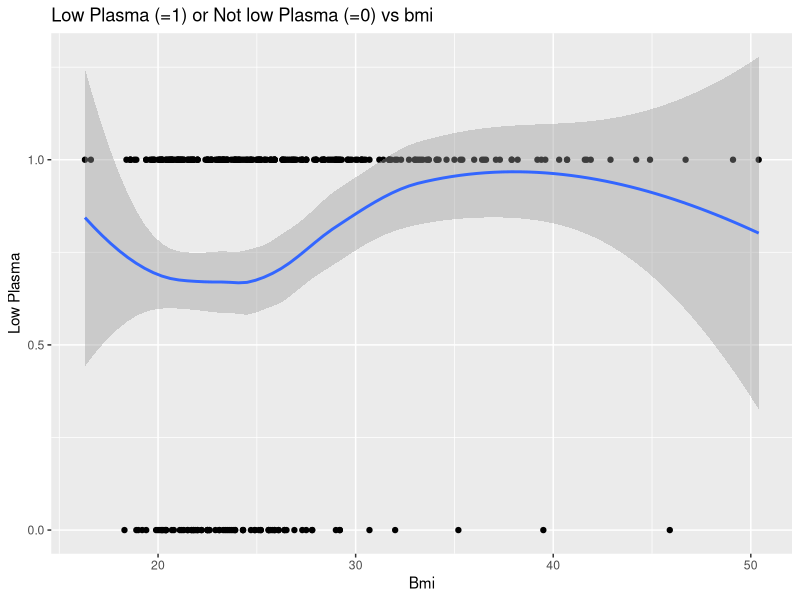
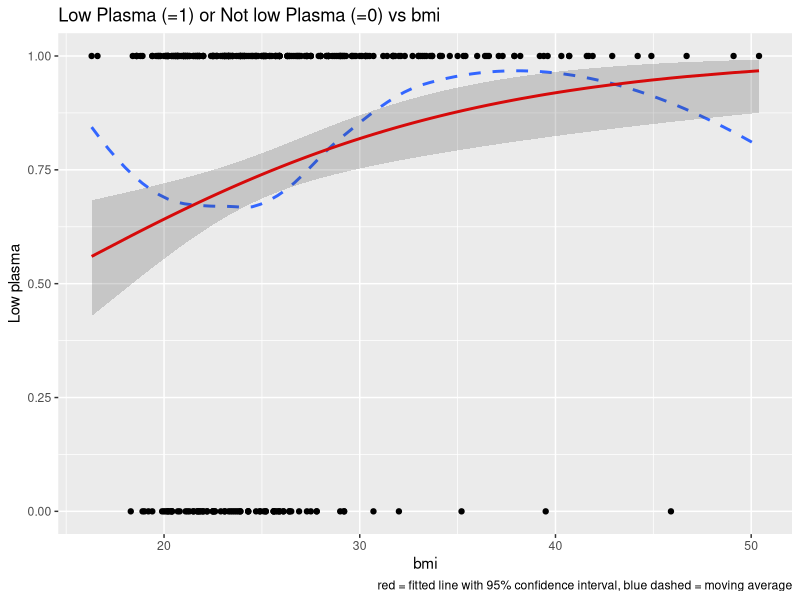
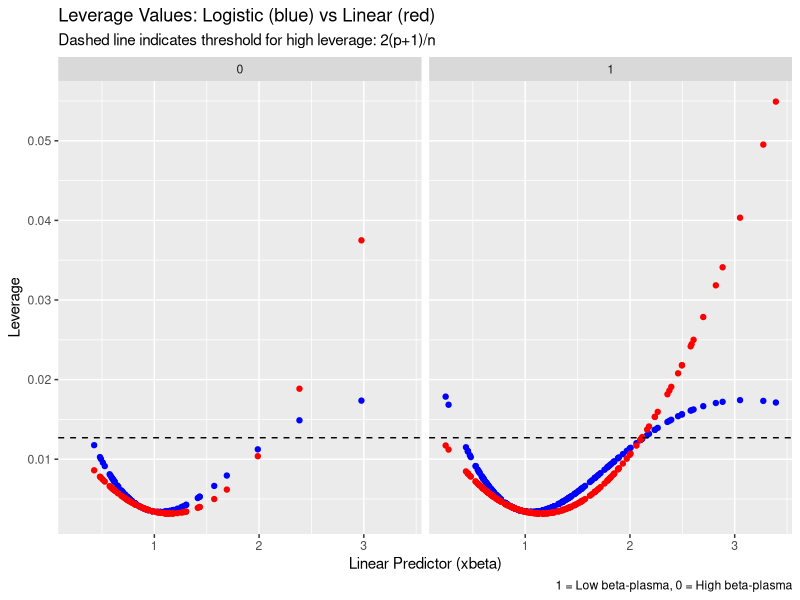
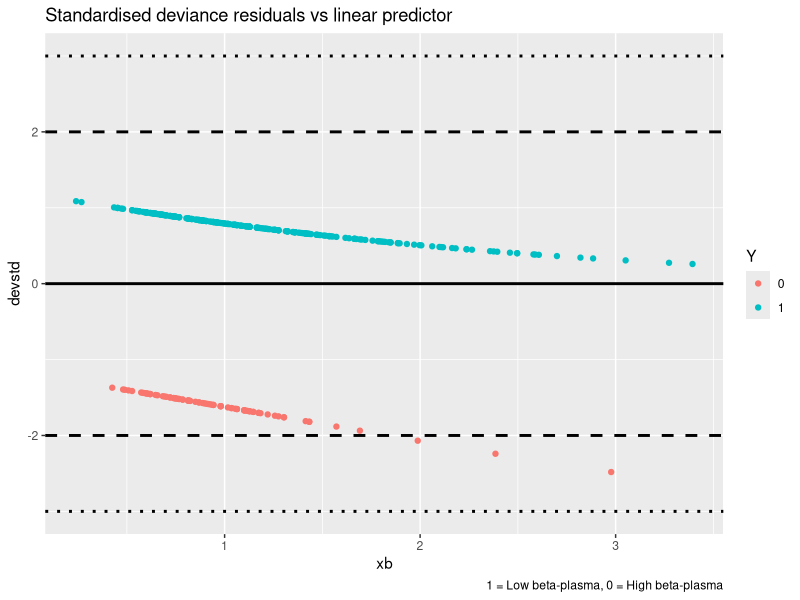
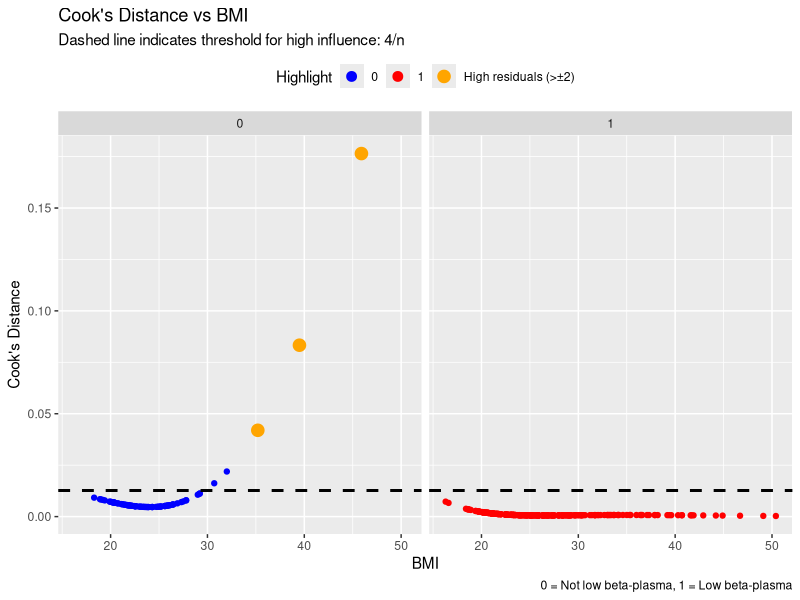
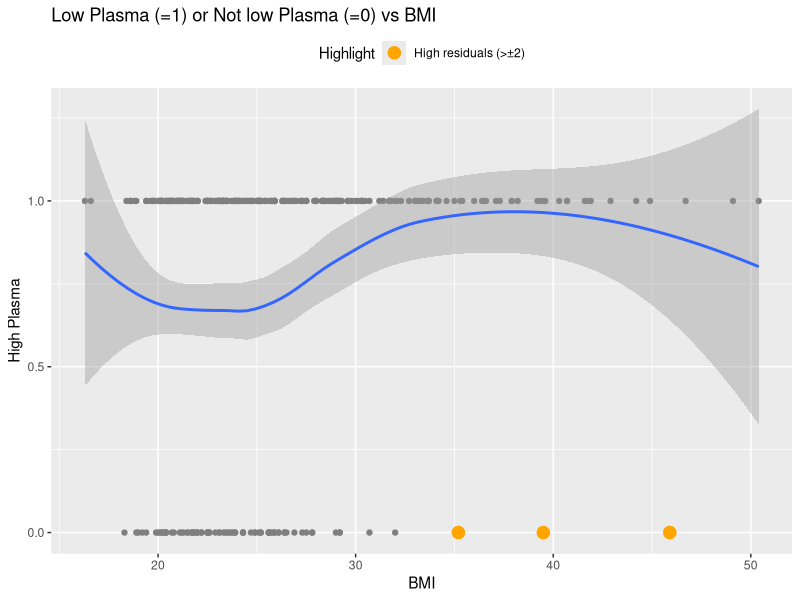

Recreate these plots in R, in order. (Note: this script raises an error after producing the figures.)
library(readxl)
library(tidyverse)
library(car)
library(ggplot2)
library(dplyr)
library(tidyr)
library(caret)
library(pROC)
data <- read_excel("Data/carotene.xlsx")
summary(data)

# From Project_1
# ---------------------------------------------------------------------------------------------------
# Turn the categorical variables into factor variables and pick suitable reference categories for them

data <- data %>%
  mutate(smokstat = factor(smokstat,
                           levels = c(1, 2, 3),
                           labels = c("Never", "Former", "Current")))

data <- data %>%
  mutate(sex = factor(sex,
                      levels = c(1, 2),
                      labels = c("Male", "Female")))
# Set baseline
data$sex <- relevel(data$sex, ref = "Female")

data <- data %>%
  mutate(vituse = factor(vituse,
                         levels = c(1, 2, 3),
                         labels = c("Often", "Rarely", "Never")))

# Set baseline
data$vituse <- relevel(data$vituse, ref = "Never")

# Linear model with all variables
Full_Linear_Model <- lm(log(betaplasma) ~ bmi + age + calories + 
                          fat + cholesterol + fiber + alcohol + betadiet + 
                          smokstat + sex + vituse, data = data)


# 1(a). ---------------------------------------------------------------------------------------------
# We will now focus on whether the concentration of plasma β-carotene is low, or not, and
# model the probability of having a low plasma β-carotene concentration as a function of the
# background and/or dietary variables. In order to do this we need a suitable cut-off value. We
# will use one that has been identified as suitable for separating between high or low risk of
# developing certain medical conditions.

# The cut-off value has been reported as 0.42 μmol/l (micromoles per litre). Unfortunately, our
# data is from 1989 when concentrations where expressed as ng/ml (nanograms per millilitre)1

# Read up on Mole (unit) on Wikipedia, especially under Molar mass and Molar concentration.
# Then find the molar mass (or molecular weight) for β-carotene expressed as g/mol. Use the
# molar mass to translate the cut-off value 0.42 μmol/l into a ng/ml. Sanity check: the correct
# answer, a, lies in the neighborhood of the upper quartile of the plasma β-carotene values in
# the dataset.



# Molar mass = 536.9 g/mol
# Source: https://pubchem.ncbi.nlm.nih.gov/compound/Beta-Carotene

# Molar mass * molar concentration = [g/mol] * [mol/l] = [g / l]
# 536.9 * 0.42 * e-6 = 0,000225498 g/l = 225 498 ng/l = 225,5 ng/ml

# Sanity check: Compare with upper quantile value from the data - should be in
# the same region: 
#       3rd Qu.: 230.0  
#       => Ok! 










#1(b). ---------------------------------------------------------------------------------------------
# Create a new variable, lowplasma_01, that is 1 when betaplasma < a ng/ml, and 0
# otherwise. In order to make it easier to colour code the observations according to low or
# high plasma β-carotene, as well as producing confusion matrices, it will be convenient to also
# create a separate factor version of this variable:


data |> mutate(
  lowplasma_01 = as.numeric(betaplasma < 225.5),
  lowplasma_hl = factor(lowplasma_01,
                        levels = c(0, 1),
                        labels = c("high", "low"))) -> data  

#Testplot endast:
#ggplot(data, aes(x = vituse, y = lowplasma_01)) +
#  geom_point() +
#  xlab("Vitamin usage") +
#  ylab("High or Low Betaplasma") +
#  labs(title = "High BetaPlasma (=0) or Low Betaplasma (=1) vs Vitamin Usage") 

# Present the number of observations that have "low" and "high" plasma-β
table(data$lowplasma_01)
# 0   1 
# 80 235 

#Present the proportion with "low" concentration, as a percentage.
# 235/315 = 0.746 = 74.6%




#1(c). -----------------------------------------------------------------------------
# Start by examining the relationship between low plasma β-carotene and vitamin 
# use by counting the number of observations for all combinations, using count, 
# and then transform the result into a wide format with pivot_wider(), resulting
# in a 3 × 2-table:

# Calculate the probabilities and the corresponding odds for having low plasma β-carotene
# for each of the three vitamin use categories, and add them to the table (mutate()). Also
# calculate the odds ratios for each of the categories, compared to a suitable reference category,
# and add them to the table, Table.1(c)


data |> count(vituse, lowplasma_hl) |>
  pivot_wider(id_cols = vituse,
              names_from = lowplasma_hl,
              values_from = n) |>
  mutate(p_low = low / (low + high )) |>
  mutate(odds_low = p_low / (1 - p_low)) |>
  mutate(odds_ratio = odds_low / odds_low[vituse == "Never"] )

# SaraS kommentar: 
# Eftersom |> används (istället för ->) sparas detta bara 
# tillfälligt i minnet och inte i datan, syns alltså ej om man kör glimpse(data)-
# Notera också att jag valde "No"-kategoerin som referens för odds ratio (OR), 
# dvs. ingen vitaminanvändning är referens
# p_low ovanför är förkortning av probability_low





# 1(d). ------------------------------------------------------------------------------------------------

# Fit a logistic regression model, Model.1(d), for lowplasma_01 or lowplasma_hl 
# with vituse as explanatory variable. Present the β-estimates, the e^β -estimates 
# and their profile likelihood based 95 % confidence intervals. Identify these estimates with the corresponding
# values in Table.1(c), and express the odds and the probabilities for each of the categories as
# functions of the β-parameters.

Logistic_Model_Vituse <- glm(lowplasma_01 ~ vituse, family = "binomial", data = data)

summary(Logistic_Model_Vituse)

cbind(beta = coef(Logistic_Model_Vituse),
      expbeta = exp(Logistic_Model_Vituse$coefficients),
      exp(confint(Logistic_Model_Vituse))) |>
  round(digits = 4)

# The full model in vector form:
# p_i = e^(x_i*β)/(1 + e^(x_i*β))

#This is the full model:
# p_i = e^(β_0 + x_1i*β_1 + x_2i*β_2)/(1 + e^(β_0 + x_1i*β_1 + x_2i*β_2))

#From Table.1(d): 
# e^(β_0) = 7.54 = Odds for reference category, Never
# e^(β_0 + β_1) = 7.54 * 0.219 = Odds for category 'Often' 
# e^(β_0 + β_2) = 7.54 * 0.3853 = Odds for category 'Rarely' 

Odds_Never <- exp(Logistic_Model_Vituse$coefficients["(Intercept)"])
Odds_Often <- exp(Logistic_Model_Vituse$coefficients["(Intercept)"] + Logistic_Model_Vituse$coefficients["vituseOften"])
Odds_Rarely <- exp(Logistic_Model_Vituse$coefficients["(Intercept)"] + Logistic_Model_Vituse$coefficients["vituseRarely"])

#Probabilities 
# p = odds / (1 + odds)
p_Never <- Odds_Never / (1 + Odds_Never)
p_Often <- Odds_Often / (1 + Odds_Often)
p_Rarely <- Odds_Rarely / (1 + Odds_Rarely)

#Tabulated!
table_1d <- cbind(
  OddsRatio = c(Odds_Never, Odds_Often, Odds_Rarely),
  Probabilities = c(p_Never, p_Often, p_Rarely)) |>
  round(digits = 4)

rownames(table_1d) <- c("Never", "Often", "Rarely")
table_1d


# Use the regression model to calculate the linear predictor, the odds, and the probability of
# having a low plasma β-carotene concentration, together with their respective 95 % confidence intervals, for each of the three vitamin use categories. Compare the result with the
# probabilities in Table.1(c).


# Intervals for Beta
# Intervals for Odds and Odds ratio (e^β)
cbind(beta_hat = coef(Logistic_Model_Vituse),
      CI_beta_hat = confint(Logistic_Model_Vituse),
      odds_ratio = exp(coef(Logistic_Model_Vituse)),
      CI_odds_ratio = exp(confint(Logistic_Model_Vituse))) |>
  round(digits = 4)

# Linear predictor and probabilities
data |> mutate(phat = predict(Logistic_Model_Vituse, type = "response")) -> data_pred

data_pred <- cbind(data_pred,
                   logit = predict(Logistic_Model_Vituse, se.fit = TRUE))
data_pred |> mutate(logit.residual.scale = NULL) -> data_pred
glimpse(data_pred)

#Confidence interval for the linear predictor, i.e. the log-odds (betas)
lambda <- qnorm(1 - 0.05/2)
data_pred |> mutate(
  logit.lwr = logit.fit - lambda*logit.se.fit,
  logit.upr = logit.fit + lambda*logit.se.fit) -> data_pred

#Confidence interval for the odds, i.e. e^betas
data_pred |> mutate(
  odds.lwr = exp(logit.lwr),
  odds.upr = exp(logit.upr)) -> data_pred

#Confidence interval for the probabilities, i.e. p = odds / ( 1 + odds )
data_pred |> mutate(
  p.lwr = odds.lwr/(1 + odds.lwr),
  p.upr = odds.upr/(1 + odds.upr)) -> data_pred
glimpse(data_pred)

#Tabulated
cbind(log_odds = data_pred$logit.fit,
      Lower = data_pred$logit.lwr,
      Upper = data_pred$logit.upr) |>
  round(digits = 4)


# 1(e). ------------------------------------------------------------------------------------------------
# For Model.1(d), use a suitable test to determine whether there are any significant differences
# between the vitamin use categories in the model. Report what type of test you use, the null
# hypothesis H0, the test statistic, the asymptotic distribution of the test statistic when H0 is
# true, the P-value and the conclusion. Explain why you choose that type of test and comment
# on the result

# We want to test whether the null hypothesis, H0: β_1 = β_2 = 0
# I.e. if they differ from the reference category - if not we can not conclude
# that vitamin usage impacts the model. Since we only have vitamin usage as one
# categorical variable in the model we perform a global likelihood ratio test. 

#Save variables
model_sum <- summary(Logistic_Model_Vituse)
null_deviance <- model_sum$null.deviance
df_null <- model_sum$df.null
deviance <- model_sum$deviance
df_residual <- model_sum$df.residual

#Calculate differences
D_diff <- null_deviance - deviance
df_diff <- df_null - df_residual
chi2_alpha <- qchisq(p = 1 - 0.05, df = df_diff)
Pvalue <- pchisq(q = D_diff, df = df_diff, lower.tail = FALSE)

#I create a table and remove the vertical title using rownames, just to clean it up! 
table_1e <- cbind(D_diff, df_diff, chi2_alpha, Pvalue)
rownames(table_1e) <- c(" ")
table_1e

#Conclusion, we reject H_0! One or both of categories have significant impact 
# on the probability of low betaplasma. 
#Part 2. 
keep <- c("data", "Full_Linear_Model", "keep")
rm(list=setdiff(ls(),keep))
# 2(a). Plot lowplasma_01 against bmi and add a moving average. Does the probability of having
# low plasma beta-carotene increase or decrease with BMI? Does this agree with what you
# found in Project 1?

ggplot(data, aes(bmi, lowplasma_01)) +
  geom_point() +
  xlab("Bmi") +
  ylab("Low Plasma") +
  geom_smooth() +
  labs(title = "Low Plasma (=1) or Not low Plasma (=0) vs bmi") 


# Fit a logistic regression for lowplasma_01 (or lowplasma_hl) as a function of BMI. This
# will be referred to as Model.2(a). Present the β-estimates, the eβ
# -estimates and their profile
# likelihood based 95 % confidence intervals.
# Add the predicted probabilities, and a 95 % confidence interval, to the plot and comment on
# the result.

Logistic_model_bmi <- glm(lowplasma_01 ~ bmi, family = "binomial", data = data)
summary(Logistic_model_bmi)
bhat <- Logistic_model_bmi$coefficients
ci.beta <- confint(Logistic_model_bmi)
#Coeffiencts
cbind(b = bhat, ci.beta, `exp(b)` = exp(bhat), exp(ci.beta)) |> round(digits = 2)
#OR
# exp(beta0), exp(beta1)
or = exp(bhat)
ci.or <- exp(ci.beta)
cbind(`exp(bhat)` = or, ci.or) |> round(digits = 2)

#Predicted probabilities
data |> mutate(phat = predict(Logistic_model_bmi, type = "response")) -> log_bmi_pred

predplot <- ggplot(log_bmi_pred, aes(bmi, lowplasma_01)) +
  geom_point() +
  geom_smooth(se = FALSE, linetype = "dashed") +
  geom_line(aes(y = phat), color = "red", size = 1) +
  xlab("bmi") +
  ylab("Low plasma") +
  labs(title = "Low Plasma (=1) or Not low Plasma (=0) vs bmi",
       caption = "red = fitted line, blue dashed = moving average")

log_bmi_pred <- cbind(
  log_bmi_pred,
  logit = predict(Logistic_model_bmi, se.fit = TRUE))
glimpse(log_bmi_pred)

log_bmi_pred |> mutate(logit.residual.scale = NULL) -> log_bmi_pred

lambda <- qnorm(1 - 0.05/2)
log_bmi_pred |> mutate(
  logit.lwr = logit.fit - lambda*logit.se.fit,
  logit.upr = logit.fit + lambda*logit.se.fit) -> log_bmi_pred
glimpse(log_bmi_pred)

log_bmi_pred |> mutate(
  odds.lwr = exp(logit.lwr),
  odds.upr = exp(logit.upr)) -> log_bmi_pred
glimpse(log_bmi_pred)

log_bmi_pred |> mutate(
  p.lwr = odds.lwr/(1 + odds.lwr),
  p.upr = odds.upr/(1 + odds.upr)) -> log_bmi_pred
glimpse(log_bmi_pred)

predplot +   geom_ribbon(aes(ymin = p.lwr, ymax = p.upr), alpha = 0.2, data = log_bmi_pred) +   labs(title = "Low Plasma (=1) or Not low Plasma (=0) vs bmi",
                                                                                                     caption = "red = fitted line with 95% confidence interval, blue dashed = moving average")


bmichange<- c(1, -1, -10)


relchange <- exp(bhat[2] * bmichange) - 1


ci.or.change <- exp(ci.beta[2, ] %*% t(bmichange)) - 1


changeresults <- cbind(Change = bmichange, RelativeChange = relchange, 
                       CI_Lower = ci.or.change[1, ], CI_Upper = ci.or.change[2, ])

round(changeresults, digits = 2)

#2b
#Wald-test
model_bmi_sum <- summary(Logistic_model_bmi)
b1 <- model_bmi_sum$coefficients[2, "Estimate"]
se.b1 <- model_bmi_sum$coefficients[2, "Std. Error"]
z.b1 <- model_bmi_sum$coefficients[2, "z value"]
p.b1 <- 2 * (1 - pnorm(abs(z.b1)))

#LR-test
anova(Logistic_model_bmi)

#2c)
bmi_model_infl <- influence(Logistic_model_bmi)
glimpse(bmi_model_infl)
bmi_pred <- cbind(data,
                  xbeta = predict(Logistic_model_bmi),
                  v = bmi_model_infl$hat)
glimpse(bmi_pred)

#plotting leverage
pplus1_bmi <- length(Logistic_model_bmi$coefficients)
n <- nobs(Logistic_model_bmi)

leverageplot <- ggplot(bmi_pred, aes(x = xbeta, y = v)) +
  geom_point() +
  geom_hline(yintercept = c(2*pplus1_bmi/n)) +
  facet_wrap(~lowplasma_01)

bmi_pred %>% slice_max(v, n=8)

linmodel <- lm(lowplasma_01 ~ bmi, data)
lin_leverage <- hatvalues(linmodel)
bmi_pred$lin_leverage <- lin_leverage
leverageplot <- ggplot(bmi_pred, aes(x = xbeta)) +
  geom_point(aes(y = v), color = "blue") +   # Logistic regression leverage
  geom_point(aes(y = lin_leverage), color = "red") +  # Linear regression leverage
  geom_hline(yintercept = c(2 * pplus1_bmi / n), linetype = "dashed") +  # Reference line
  facet_wrap(~lowplasma_01) +
  labs(y = "Leverage", x = "Linear Predictor (xbeta)",
       title = "Leverage Values: Logistic (blue) vs Linear (red)",
       subtitle = "Dashed line indicates threshold for high leverage: 2(p+1)/n",
       caption = "1 = Low beta-plasma, 0 = High beta-plasma")




leverageplot


#2d
bmi_pred |> mutate(devresid = bmi_model_infl$dev.res,
                   stddevresid = devresid/sqrt(1-v)) -> bmi_pred
glimpse(bmi_pred)

ggplot(bmi_pred, aes(x = xbeta,
                     y = stddevresid,
                     color = as.factor(lowplasma_01))) +
  geom_point() +
  geom_hline(yintercept = c(-3, -2, 0, 2, 3),
             linetype = c("dotted", "dashed", "solid", "dashed", "dotted"),
             linewidth = 1) +
  labs(title = "Standardised deviance residuals vs linear predictor",
       x = "xb", y = "devstd",
       color = "Y") +
  labs(caption = "1 = Low beta-plasma, 0 = High beta-plasma")


#2e
bmi_pred <- mutate(bmi_pred,
                   Dcook = cooks.distance(Logistic_model_bmi),
                   high_resid = abs (stddevresid) > 2)



ggplot(bmi_pred, aes(x = bmi, y = Dcook)) +
  geom_point(aes(color = factor(lowplasma_01))) +
  geom_point(data = filter(bmi_pred, v > 0.045), 
             aes(x = bmi, y = Dcook, color = "High leverage (v > 0.045)"),
             size = 3) +
  geom_point(data = filter(bmi_pred, high_resid == TRUE), 
             aes(x = bmi, y = Dcook, color = "High residuals (>±2)"),
             size = 3, shape = 21, fill = "orange", stroke = 1.2) +
  geom_hline(yintercept = 4/n, linewidth = 1, linetype = "dashed") +
  facet_wrap(~lowplasma_01) +
  labs(title = "Cook's Distance vs BMI",
       subtitle = "Dashed line indicates threshold for high influence: 4/n",
       x = "BMI", y = "Cook's Distance", color = "Highlight",
       caption = "0 = Not low beta-plasma, 1 = Low beta-plasma") +
  scale_color_manual(values = c("0" = "blue", "1" = "red", 
                                "High leverage (v > 0.045)" = "green", 
                                "High residuals (>±2)" = "orange")) +
  theme(legend.position = "top")




ggplot(data, aes(bmi, lowplasma_01)) +
  geom_point(aes(color = factor(lowplasma_01))) +
  geom_point(data = filter(bmi_pred, abs(stddevresid) > 2), 
             aes(x = bmi, y = lowplasma_01, color = "High residuals (>±2)"),
             size = 3, shape = 21, fill = "orange", stroke = 1.2) +
  geom_smooth() +
  xlab("BMI") +
  ylab("High Plasma") +
  labs(title = "Low Plasma (=1) or Not low Plasma (=0) vs BMI", color = "Highlight") +
  scale_color_manual(values = c("High residuals (>±2)" = "orange")) +
  theme(legend.position = "top")

#Part 3
rm(list=setdiff(ls(),keep))

# The full logistic model - ALL available variables! 
Full_Logistic_Model <- glm(lowplasma_01 ~ bmi + age + calories + 
                             fat + cholesterol + fiber + alcohol + betadiet + 
                             smokstat + sex + vituse, family = "binomial", data = data)

#VIF-tests- compare linear and logistic models! 
vif(Full_Linear_Model)
vif(Full_Logistic_Model) 
# Compared with the values from Project 1 - they have changed slightly, with a 
# variation of the third decimal. They still showcase the same pattern, i.e. 
# the same problematic (multicollinearity) variables - calories (worst) and fat. 


# Henceforth we remove the most problematic variable (calories) from the model! 
# And include all pair-wise interaction terms - for 10 variables that is (10 2) = 45 
# interaction variables, and a total (with main) 45 + 10 = 55 variables in the model. 
# We can simplify this by squaring the variables, OBS! Actually there is more  
# because we have categorical variables (from the model data we can see it's 
# actually 77)! 

Logistic_Model <- glm(lowplasma_01 ~ (bmi + age + fat + cholesterol + fiber + 
                                        alcohol + betadiet + smokstat + sex + vituse)^2,
                      family = "binomial", data = data)


# Task: 
# Perform one Backwards elimination, starting with the full model, and one 
# Forward selection, starting with the null model. Both versions should have the
# null model as lower scope and the full model as upper scope, and use BIC as 
# selection criterion.

Null_Model <- glm(lowplasma_01 ~ 1, family = "binomial", data = data)

#Backward Elimination, starts from the full model 
Backwards_Elimination_Model <- step(Logistic_Model,
                                    direction = "backward",
                                    scope = list(lower = formula(Null_Model),
                                                 upper = formula(Logistic_Model)),
                                    k = log(nobs(Null_Model)))

#Forward Selection, start from the null model 
Forward_Selection_Model <- step(Null_Model,
                                direction = "forward",
                                scope = list(lower = formula(Null_Model),
                                             upper = formula(Logistic_Model)),
                                k = log(nobs(Null_Model)))


# Task: 
# Then, use each of the resulting models as starting model in a Stepwise 
# regression, again with null and full models as scope, and BIC as criterion

Stepwise_From_Backward <- step(Backwards_Elimination_Model,
                               direction = "both",
                               scope = list(lower = formula(Null_Model),
                                            upper = formula(Logistic_Model)),
                               k = log(nobs(Backwards_Elimination_Model)))

Stepwise_From_Forward <- step(Forward_Selection_Model,
                              direction = "both",
                              scope = list(lower = formula(Null_Model),
                                           upper = formula(Logistic_Model)),
                              k = log(nobs(Forward_Selection_Model)))
#NOTICE! This is the same model as Forward_Selection, i.e. they conclude the same
#model : Forward_Selection_Model = Stepwise_From_Forward

# Task: 
# If any of the resulting Stepwise models contain categorical variables, 
# determine, using a suitable test, if you can reduce the number of categories 
# from three to two in any of those variables

Stepwise_From_Backward$coefficients
Stepwise_From_Forward$coefficients

# We notice -> that the Stepwise_From_Forward model - has two categorical variables, 
# vituseOften and vituseRarely. But that is the only two. So we check if we can 
# reduce further by combing the two factors into one! 
#  ---> Likelihood ratio test! 

# First we want to create a new, two-category vituse - where Rarely and Often 
# has collapsed to "Used" (for having used vitamins), we don't mess with the 
# original data so I create a new.. 
new_data <- data

# Transform three levels to two, but assigning vituse category "Never" into "Never" 
# and if the category is not "Never" it's assigned into "Used". 
new_data$vituse_reduced <- ifelse(new_data$vituse == "Never", "Never", "Used")
new_data$vituse_reduced <- factor(new_data$vituse_reduced)
# See that a new 2-factor variable (vituse_reduced) has indeed been created in
# the list of variables! 
glimpse(new_data)

#Thus we create a new model, based on this two-factor collapsed version (reduced):
Stepwise_From_Forward_Reduced <- glm(lowplasma_01 ~ betadiet + bmi + vituse_reduced 
                                     + age + betadiet*bmi, family = "binomial", 
                                     data = new_data)
Stepwise_From_Forward_Reduced$coefficients

#Save variables
sum_1 <- summary(Stepwise_From_Forward)
sum_2 <- summary(Stepwise_From_Forward_Reduced)
deviance_1 <- sum_1$deviance
deviance_2 <- sum_2$deviance
df_1 <- sum_1$df.residual
df_2 <- sum_2$df.residual

#Calculate differences
D_diff <- deviance_2 - deviance_1
df_diff <- df_2 - df_1
chi2_alpha <- qchisq(p = 1 - 0.05, df = df_diff)
Pvalue <- pchisq(q = D_diff, df = df_diff, lower.tail = FALSE)

#I create a table and remove the vertical title using rownames, just to clean it up! 
table_1e <- cbind(D_diff, df_diff, chi2_alpha, Pvalue)
rownames(table_1e) <- c(" ")
table_1e

# Task: 
# Report the name of the test, the null hypothesis, the value of the test statistic,
# its distribution when H0 is true, the P-value and the conclusion.

# 1. Name of test: Partial likelihood ratio test 
# 2. Null Hypothesis, H_0: Beta_often = Beta_Rarely. In words, that the model with 
#    one dummy variable Beta_Used is enough. 
# 3. The value of the test statistic is D = 0.34999 ~ 0.35
# 4. The distribution is Chi-squared
# 5. The P-value is P = 0.55411 ~ 0.55
# 6. The conclusion is to not reject H_0 since Pvalue > 0.05. I.e. we cannot conclude
#    that the full model is significantly better than the reduced. 

#Task:
# Present a table, Table.3(b), with the estimated β-parameters in each of the 
# different models (you will end up with at least one and at most six different models). 
# Use one row for each variable that is present in at least one of the models, 
# and one column of estimates for each of the models.

# Models
# ----------------
#Full_Logistic_Model #All variables, including calories
Logistic_Model #All variables, excluding calories, but including all interaction terms
Null_Model #No variables 
Backwards_Elimination_Model
#Forward_Selection_Model
Stepwise_From_Backward #Backwards elimination from the full model 
Stepwise_From_Forward # Forward selection from the null model
Stepwise_From_Forward_Reduced # Forward selection from the null model without the 


# Hint: 
# You can create one dataframe for each model and then join them into one dataframe:
#df1 <- data.frame(variable = names(Full_Logistic_Model$coefficients),
#                    b_model1 = Full_Logistic_Model$coefficients, row.names = NULL)
df1 <- data.frame(variable = names(Logistic_Model$coefficients),
                  b_model1 = Logistic_Model$coefficients, row.names = NULL)
df2 <- data.frame(variable = names(Null_Model$coefficients),
                  b_model2 = Null_Model$coefficients, row.names = NULL)
df3 <- data.frame(variable = names(Backwards_Elimination_Model$coefficients),
                  b_model3 = Backwards_Elimination_Model$coefficients, row.names = NULL)
df4 <- data.frame(variable = names(Stepwise_From_Forward$coefficients),
                  b_model4 = Stepwise_From_Forward$coefficients, row.names = NULL)
df5 <- data.frame(variable = names(Stepwise_From_Backward$coefficients),
                  b_model5 = Stepwise_From_Backward$coefficients, row.names = NULL)
df6 <- data.frame(variable = names(Stepwise_From_Forward_Reduced$coefficients),
                  b_model6 = Stepwise_From_Forward_Reduced$coefficients, row.names = NULL)
All_Models <- full_join(df2, df3) |> full_join(df4) |> full_join(df5) |> full_join(df6)

#Writes a table:
table_3b <- kable(All_Models, caption = "Table 3(b): Estimated β-parameters in each of the six models")
table_3b
#Exported to excel:
#write.csv(All_Models, "Table_3b_ny.csv", row.names = FALSE)


#---------------------- TO-DO: --------------------------------------
# Task:
# Comment on any interesting differences between the models.
# -------------------------------------------------------------------



# 3(c). ------------------------------------------------------------------------
# Calculate McFadden’s adjusted pseudo R2, AIC and BIC for all models from Table.3(b), 
# and indicate which model is best, according to each of these criteria.

aic <- AIC(Logistic_Model, Null_Model, Backwards_Elimination_Model, 
           Stepwise_From_Forward, Stepwise_From_Backward, Stepwise_From_Forward_Reduced)
bic <- BIC(Logistic_Model, Null_Model, Backwards_Elimination_Model, 
           Stepwise_From_Forward, Stepwise_From_Backward, Stepwise_From_Forward_Reduced)

#Create dataframe for the AIC- and BIC
collect.AICetc <- data.frame(aic, bic)

#Remove unnecessary df.1 column
collect.AICetc |> mutate(df.1 = NULL) -> collect.AICetc

#Calculate Psuedo R
collect.AICetc |> mutate(
  loglik =  c(logLik(Logistic_Model)[1],
              logLik(Null_Model)[1],
              logLik(Backwards_Elimination_Model)[1],
              logLik(Stepwise_From_Forward)[1],
              logLik(Stepwise_From_Backward)[1],
              logLik(Stepwise_From_Forward_Reduced)[1])) -> collect.AICetc

#Calculate McFadden's adjusted psuedo R2

#Save loglikelihood for null model:
lnL0 <- logLik(Null_Model)[1]

collect.AICetc |> mutate(
  R2McF = 1 - loglik/lnL0,
  R2McF.adj = 1 - (loglik - (df - 1)/2)/lnL0) -> collect.AICetc

#Show result
collect.AICetc

# ------------------------------------------------------------------
#TODO: INDICATE WHICH IS THE BEST MODEL BASED ON THE RESULT ^^^^^
# ------------------------------------------------------------------





# 3(d). ------------------------------------------------------------------------
# Calculate the standardized deviance residuals for the model with the best AIC 
# and the model with the best BIC, from 3(c). 



# Model with the best (lowest) AIC: Stepwise_From_Backward (AIC = 298.1199)
# Model with the best (lowest) BIC: Stepwise_From_Forward_Reduced (BIC = 322-5014)

# Standardized residuals for respective model 
res_Stepwise_From_Backward <- rstandard(Stepwise_From_Backward, type = "deviance")
res_Stepwise_From_Forward_Reduced <- rstandard(Stepwise_From_Forward_Reduced, type = "deviance")

lp_Stepwise_From_Backward <- predict(Stepwise_From_Backward, type = "link")
lp_Stepwise_From_Forward_Reduced <- predict(Stepwise_From_Forward_Reduced, type = "link")


# Task:
# Plot the standardised deviance residuals, with suitable reference lines, 
# against the linear predictors for each of the two models. Also make QQ-plots 
# for the residuals. Discuss which of the models has the best behaved residuals.

#UPDATED: Plot 1 has been updated with colour, see further below
# Plot 1: Residuals vs. Linear Predictor
par(mfrow = c(2, 2))  # 2x2 plot layout

plot(lp_Stepwise_From_Backward, res_Stepwise_From_Backward,
     main = "Model 5: Residuals vs. Linear Predictor",
     xlab = "Linear Predictor", ylab = "Standardized Deviance Residuals")
abline(h = 0, col = "red", lty = 2)

plot(lp_Stepwise_From_Forward_Reduced, res_Stepwise_From_Forward_Reduced,
     main = "Model 6: Residuals vs. Linear Predictor",
     xlab = "Linear Predictor", ylab = "Standardized Deviance Residuals")
abline(h = 0, col = "red", lty = 2)

# Plot 2: QQ-plots
qqnorm(res_Stepwise_From_Backward, main = "Model 5: QQ-Plot")
qqline(res_Stepwise_From_Backward, col = "blue")

qqnorm(res_Stepwise_From_Forward_Reduced, main = "Model 6: QQ-Plot")
qqline(res_Stepwise_From_Forward_Reduced, col = "blue")




#UPDATED: Second try for plot 1 in order to get color-coded 

#Plot 1:
Model_5_infl <- influence(Stepwise_From_Backward)
Model_6_infl <- influence(Stepwise_From_Forward_Reduced)

data_pred <- cbind(data,
                   xbeta5 = predict(Stepwise_From_Backward),
                   xbeta6 = predict(Stepwise_From_Forward_Reduced),
                   v5 = Model_5_infl$hat,
                   v6 = Model_6_infl$hat)


data_pred |> mutate(devresid5 = Model_5_infl$dev.res,
                    stddevresid5 = devresid5/sqrt(1 - v5)) -> data_pred
data_pred |> mutate(devresid6 = Model_6_infl$dev.res,
                    stddevresid6 = devresid6/sqrt(1 - v6)) -> data_pred

ggplot(data_pred, aes(x = xbeta5, 
                      y = stddevresid5, 
                      color = as.factor(lowplasma_01))) +
  geom_point() +
  geom_hline(yintercept = c(-3, -2, 0, 2, 3), 
             linetype = c("dotted", "dashed", "solid", "dashed", "dotted"),
             linewidth = 1) +
  labs(title = "Standardised deviance residuals vs linear predictor",
       x = "Linear predictor, xb", y = "Standardized deviance residuals, devstd",
       color = "Y")

ggplot(data_pred, aes(x = xbeta6, 
                      y = stddevresid6, 
                      color = as.factor(lowplasma_01))) +
  geom_point() +
  geom_hline(yintercept = c(-3, -2, 0, 2, 3), 
             linetype = c("dotted", "dashed", "solid", "dashed", "dotted"),
             linewidth = 1) +
  labs(title = "Standardised deviance residuals vs linear predictor",
       x = "Linear predictor, xb", y = "Standardized deviance residuals, devstd",
       color = "Y")

#Part4
keep <- c("data","Stepwise_From_Backward","Stepwise_From_Forward_Reduced")
rm(list=setdiff(ls(),keep))

#4a
model_0_glm <- glm(lowplasma_hl ~ 1, family = "binomial", data = data)
data |> mutate(pred_for = predict(Stepwise_From_Backward, type = "response"),
               pred_back = predict(Stepwise_From_Forward_Reduced, type = "response"),
               yhat_for = factor(pred_for > 0.5,
                                 levels = c(FALSE, TRUE),
                                 labels = c("high", "low")),
               yhat_back = factor(pred_back > 0.5,
                                  levels = c(FALSE, TRUE),
                                  labels = c("high", "low")),
               p_0 = predict(model_0_glm, type = "response")) -> low_plasma_pred

cm_back <- confusionMatrix(
  data = low_plasma_pred$yhat_back,
  reference = low_plasma_pred$lowplasma_hl,
  positive = "low"
)

cm_for <- confusionMatrix(
  data = low_plasma_pred$yhat_for,
  reference = low_plasma_pred$lowplasma_hl,
  positive = "low"
)

cm_back
cm_for

#4b

roc_0 <- roc(lowplasma_hl ~ p_0, data = low_plasma_pred, levels = c("high", "low"))
roc_back <- roc(lowplasma_hl ~ pred_back, data = low_plasma_pred, levels = c("high", "low"))
roc_for <- roc(lowplasma_hl ~ pred_for, data = low_plasma_pred, levels = c("high", "low"))

ggroc(list(null = roc_0, A = roc_back, B = roc_for)) +
  coord_fixed() +
  labs(title = "ROC-curves for models and the null model")

auc(roc_back)
ci(roc_back)
auc(roc_for)
ci(roc_for)
roc.test(roc_back,roc_for)


cutback <- coords(roc_back,"best",best.method="closest.topleft")$threshold
cutfor <- coords(roc_for,"best",best.method="closest.topleft")$threshold

cutback
cutfor
data |> mutate(pred_for = predict(Stepwise_From_Backward, type = "response"),
               pred_back = predict(Stepwise_From_Forward_Reduced, type = "response"),
               yhat_for = factor(pred_for > cutfor,
                                 levels = c(FALSE, TRUE),
                                 labels = c("high", "low")),
               yhat_back = factor(pred_back > cutback,
                                  levels = c(FALSE, TRUE),
                                  labels = c("high", "low"))) -> low_plasma_pred
cm_back2 <- confusionMatrix(
  data = low_plasma_pred$yhat_back,
  reference = low_plasma_pred$lowplasma_hl,
  positive = "low"
)

cm_for2 <- confusionMatrix(
  data = low_plasma_pred$yhat_for,
  reference = low_plasma_pred$lowplasma_hl,
  positive = "low"
)

cm_back2
cm_for2

Logistic_model <- Stepwise_From_Forward_Reduced
summary(Logistic_model)
bhat <- Logistic_model$coefficients
ci.beta <- confint(Logistic_model)
#Coeffiencts
cbind(b = bhat, ci.beta, `exp(b)` = exp(bhat), exp(ci.beta)) |> round(digits = 2)
#OR
# exp(beta0), exp(beta1)
or = exp(bhat)
ci.or <- exp(ci.beta)
cbind(`exp(bhat)` = or, ci.or) |> round(digits = 2)

